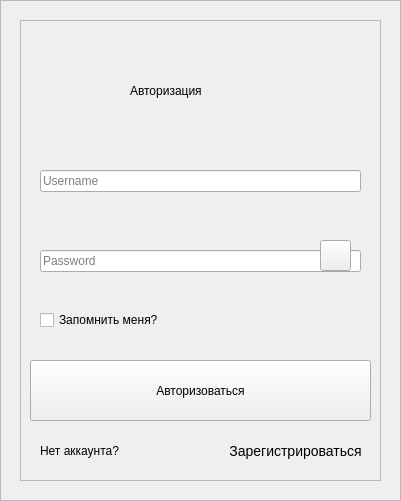
<?xml version="1.0" encoding="UTF-8"?>
<ui version="4.0">
 <class>Authorization</class>
 <widget class="QWidget" name="Authorization">
  <property name="geometry">
   <rect>
    <x>0</x>
    <y>0</y>
    <width>401</width>
    <height>501</height>
   </rect>
  </property>
  <property name="minimumSize">
   <size>
    <width>401</width>
    <height>501</height>
   </size>
  </property>
  <property name="maximumSize">
   <size>
    <width>501</width>
    <height>501</height>
   </size>
  </property>
  <property name="windowTitle">
   <string>Authorization</string>
  </property>
  <property name="styleSheet">
   <string notr="true">*
{
	font-family:sans-serif;
	font-size:24px;
}

#frame
{
	background:#333;
	border-radius:22px;
}

#frame_2
{
	background:url(C:\Users\Wester35\Downloads\sgustok_fraktal_sirenevyj_132619_1600x1200.jpg);
	border-radius:10px;
}

#pushButton
{
color:white;
background:#4B0082;
border-radius:15px;
transition: background 1s;
}

#pushButton:hover
{
	color:#4B0082;
	background:#696969;
	border-radius:15px;

}

#pushButton:pressed
{
background-color: #483D8B;
transform: scale(0.9);
}

QToolButton
{
background:#4B0082;
border-radius:60px;
}

QMainWindow
{
background:url('resources/sgustok_fraktal_sirenevyj_132619_1600x1200.jpg');
}

QLineEdit
{
background:transparent;
border:none;
color:#717072;
border-bottom:1px solid #717072;
}

#checkPassword
{
background:#333;
color:white;
border-radius:15px;
transition: background 1s;
}

#checkPassword:hover
{
background:#4B0082;
border-radius:15px;
}

#checkPassword:pressed
{
background:#483D8B;
transform: scale(0.9);
}

QCheckBox {
    font-size: 16px;
}

#no_account{
font-size: 14px;
}
</string>
  </property>
  <widget class="QFrame" name="frame_2">
   <property name="geometry">
    <rect>
     <x>0</x>
     <y>0</y>
     <width>401</width>
     <height>501</height>
    </rect>
   </property>
   <property name="minimumSize">
    <size>
     <width>401</width>
     <height>501</height>
    </size>
   </property>
   <property name="maximumSize">
    <size>
     <width>401</width>
     <height>501</height>
    </size>
   </property>
   <property name="frameShape">
    <enum>QFrame::Shape::StyledPanel</enum>
   </property>
   <property name="frameShadow">
    <enum>QFrame::Shadow::Raised</enum>
   </property>
   <widget class="QFrame" name="frame">
    <property name="geometry">
     <rect>
      <x>20</x>
      <y>20</y>
      <width>361</width>
      <height>461</height>
     </rect>
    </property>
    <property name="frameShape">
     <enum>QFrame::Shape::StyledPanel</enum>
    </property>
    <property name="frameShadow">
     <enum>QFrame::Shadow::Raised</enum>
    </property>
    <widget class="QLabel" name="label">
     <property name="geometry">
      <rect>
       <x>110</x>
       <y>50</y>
       <width>141</width>
       <height>41</height>
      </rect>
     </property>
     <property name="styleSheet">
      <string notr="true"/>
     </property>
     <property name="text">
      <string>Авторизация</string>
     </property>
    </widget>
    <widget class="QPushButton" name="pushButton">
     <property name="geometry">
      <rect>
       <x>10</x>
       <y>340</y>
       <width>341</width>
       <height>61</height>
      </rect>
     </property>
     <property name="text">
      <string>Авторизоваться</string>
     </property>
    </widget>
    <widget class="QLineEdit" name="usernameEdit">
     <property name="geometry">
      <rect>
       <x>20</x>
       <y>150</y>
       <width>321</width>
       <height>22</height>
      </rect>
     </property>
     <property name="text">
      <string/>
     </property>
     <property name="placeholderText">
      <string>Username</string>
     </property>
    </widget>
    <widget class="QLineEdit" name="passwordEdit">
     <property name="geometry">
      <rect>
       <x>20</x>
       <y>230</y>
       <width>321</width>
       <height>22</height>
      </rect>
     </property>
     <property name="inputMask">
      <string/>
     </property>
     <property name="text">
      <string/>
     </property>
     <property name="echoMode">
      <enum>QLineEdit::EchoMode::Password</enum>
     </property>
     <property name="placeholderText">
      <string>Password</string>
     </property>
    </widget>
    <widget class="QPushButton" name="checkPassword">
     <property name="geometry">
      <rect>
       <x>300</x>
       <y>220</y>
       <width>31</width>
       <height>31</height>
      </rect>
     </property>
     <property name="text">
      <string/>
     </property>
    </widget>
    <widget class="QCheckBox" name="checkBox">
     <property name="geometry">
      <rect>
       <x>20</x>
       <y>290</y>
       <width>231</width>
       <height>20</height>
      </rect>
     </property>
     <property name="acceptDrops">
      <bool>false</bool>
     </property>
     <property name="text">
      <string>Запомнить меня?</string>
     </property>
    </widget>
    <widget class="QLabel" name="no_account">
     <property name="geometry">
      <rect>
       <x>20</x>
       <y>420</y>
       <width>161</width>
       <height>21</height>
      </rect>
     </property>
     <property name="text">
      <string>Нет аккаунта?</string>
     </property>
    </widget>
    <widget class="QPushButton" name="to_register">
     <property name="geometry">
      <rect>
       <x>200</x>
       <y>420</y>
       <width>151</width>
       <height>21</height>
      </rect>
     </property>
     <property name="styleSheet">
      <string notr="true">*{
font-size:14px;
background:transparent;
border: none;
}</string>
     </property>
     <property name="text">
      <string>Зарегистрироваться</string>
     </property>
    </widget>
    <zorder>pushButton</zorder>
    <zorder>usernameEdit</zorder>
    <zorder>passwordEdit</zorder>
    <zorder>checkPassword</zorder>
    <zorder>checkBox</zorder>
    <zorder>no_account</zorder>
    <zorder>to_register</zorder>
    <zorder>label</zorder>
   </widget>
  </widget>
 </widget>
 <resources/>
 <connections/>
</ui>
